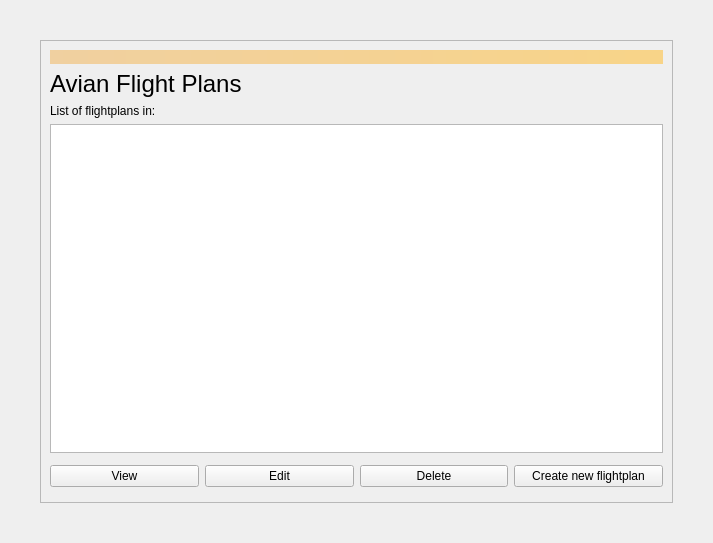
<?xml version="1.0" encoding="UTF-8"?>
<ui version="4.0">
 <class>Flightplans</class>
 <widget class="QWidget" name="Flightplans">
  <property name="geometry">
   <rect>
    <x>0</x>
    <y>0</y>
    <width>713</width>
    <height>543</height>
   </rect>
  </property>
  <property name="windowTitle">
   <string>Avian Flight Plans</string>
  </property>
  <layout class="QVBoxLayout" name="verticalLayout">
   <property name="leftMargin">
    <number>40</number>
   </property>
   <property name="topMargin">
    <number>40</number>
   </property>
   <property name="rightMargin">
    <number>40</number>
   </property>
   <property name="bottomMargin">
    <number>40</number>
   </property>
   <item>
    <widget class="QFrame" name="flightplanFrame">
     <property name="frameShape">
      <enum>QFrame::StyledPanel</enum>
     </property>
     <property name="frameShadow">
      <enum>QFrame::Raised</enum>
     </property>
     <layout class="QVBoxLayout" name="verticalLayout_3">
      <item>
       <widget class="QLabel" name="labelAlerts">
        <property name="visible">
         <bool>true</bool>
        </property>
        <property name="styleSheet">
         <string notr="true">QLabel { background-color: qlineargradient(x1: 0, y1: 0, x2: 1, y2: 0, stop:0 #F0D0A0, stop:1 #F8D488); color:#000000; }</string>
        </property>
        <property name="text">
         <string/>
        </property>
        <property name="wordWrap">
         <bool>true</bool>
        </property>
        <property name="margin">
         <number>3</number>
        </property>
        <property name="textInteractionFlags">
         <set>Qt::TextSelectableByMouse</set>
        </property>
       </widget>
      </item>
      <item>
       <widget class="QLabel" name="label">
        <property name="font">
         <font>
          <pointsize>18</pointsize>
         </font>
        </property>
        <property name="text">
         <string>Avian Flight Plans</string>
        </property>
       </widget>
      </item>
      <item>
       <widget class="QLabel" name="label_sub">
        <property name="text">
         <string>List of flightplans in: </string>
        </property>
       </widget>
      </item>
      <item>
       <widget class="QListWidget" name="listWidget"/>
      </item>
      <item>
       <layout class="QHBoxLayout" name="horizontalLayout">
        <property name="topMargin">
         <number>6</number>
        </property>
        <property name="bottomMargin">
         <number>6</number>
        </property>
        <item>
         <widget class="QPushButton" name="btnView">
          <property name="text">
           <string>View</string>
          </property>
         </widget>
        </item>
        <item>
         <widget class="QPushButton" name="btnEdit">
          <property name="text">
           <string>Edit</string>
          </property>
         </widget>
        </item>
        <item>
         <widget class="QPushButton" name="btnDelete">
          <property name="text">
           <string>Delete</string>
          </property>
         </widget>
        </item>
        <item>
         <widget class="QPushButton" name="btnAdd">
          <property name="text">
           <string>Create new flightplan</string>
          </property>
         </widget>
        </item>
       </layout>
      </item>
     </layout>
    </widget>
   </item>
  </layout>
 </widget>
 <resources>
  <include location="../avian.qrc"/>
 </resources>
 <connections/>
</ui>
